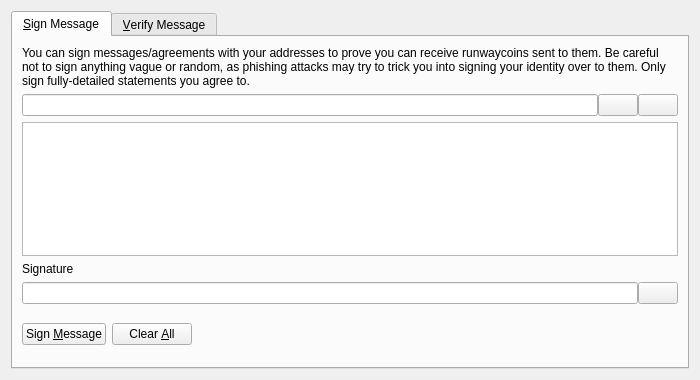
<?xml version="1.0" encoding="UTF-8"?>
<ui version="4.0">
 <class>SignVerifyMessageDialog</class>
 <widget class="QDialog" name="SignVerifyMessageDialog">
  <property name="geometry">
   <rect>
    <x>0</x>
    <y>0</y>
    <width>700</width>
    <height>380</height>
   </rect>
  </property>
  <property name="windowTitle">
   <string>Signatures - Sign / Verify a Message</string>
  </property>
  <property name="modal">
   <bool>true</bool>
  </property>
  <layout class="QVBoxLayout" name="verticalLayout">
   <item>
    <widget class="QTabWidget" name="tabWidget">
     <property name="currentIndex">
      <number>0</number>
     </property>
     <widget class="QWidget" name="tabSignMessage">
      <attribute name="title">
       <string>&amp;Sign Message</string>
      </attribute>
      <layout class="QVBoxLayout" name="verticalLayout_SM">
       <item>
        <widget class="QLabel" name="infoLabel_SM">
         <property name="text">
          <string>You can sign messages/agreements with your addresses to prove you can receive runwaycoins sent to them. Be careful not to sign anything vague or random, as phishing attacks may try to trick you into signing your identity over to them. Only sign fully-detailed statements you agree to.</string>
         </property>
         <property name="textFormat">
          <enum>Qt::PlainText</enum>
         </property>
         <property name="wordWrap">
          <bool>true</bool>
         </property>
        </widget>
       </item>
       <item>
        <layout class="QHBoxLayout" name="horizontalLayout_1_SM">
         <property name="spacing">
          <number>0</number>
         </property>
         <item>
          <widget class="QValidatedLineEdit" name="addressIn_SM">
           <property name="toolTip">
            <string>The runwaycoin address to sign the message with</string>
           </property>
          </widget>
         </item>
         <item>
          <widget class="QPushButton" name="addressBookButton_SM">
           <property name="toolTip">
            <string>Choose previously used address</string>
           </property>
           <property name="text">
            <string/>
           </property>
           <property name="icon">
            <iconset resource="../bitcoin.qrc">
             <normaloff>:/icons/address-book</normaloff>:/icons/address-book</iconset>
           </property>
           <property name="shortcut">
            <string>Alt+A</string>
           </property>
           <property name="autoDefault">
            <bool>false</bool>
           </property>
          </widget>
         </item>
         <item>
          <widget class="QPushButton" name="pasteButton_SM">
           <property name="toolTip">
            <string>Paste address from clipboard</string>
           </property>
           <property name="text">
            <string/>
           </property>
           <property name="icon">
            <iconset resource="../bitcoin.qrc">
             <normaloff>:/icons/editpaste</normaloff>:/icons/editpaste</iconset>
           </property>
           <property name="shortcut">
            <string>Alt+P</string>
           </property>
           <property name="autoDefault">
            <bool>false</bool>
           </property>
          </widget>
         </item>
        </layout>
       </item>
       <item>
        <widget class="QPlainTextEdit" name="messageIn_SM">
         <property name="toolTip">
          <string>Enter the message you want to sign here</string>
         </property>
        </widget>
       </item>
       <item>
        <widget class="QLabel" name="signatureLabel_SM">
         <property name="text">
          <string>Signature</string>
         </property>
         <property name="textFormat">
          <enum>Qt::PlainText</enum>
         </property>
        </widget>
       </item>
       <item>
        <layout class="QHBoxLayout" name="horizontalLayout_2_SM">
         <property name="spacing">
          <number>0</number>
         </property>
         <item>
          <widget class="QLineEdit" name="signatureOut_SM">
           <property name="font">
            <font>
             <italic>true</italic>
            </font>
           </property>
           <property name="readOnly">
            <bool>true</bool>
           </property>
          </widget>
         </item>
         <item>
          <widget class="QPushButton" name="copySignatureButton_SM">
           <property name="toolTip">
            <string>Copy the current signature to the system clipboard</string>
           </property>
           <property name="text">
            <string/>
           </property>
           <property name="icon">
            <iconset resource="../bitcoin.qrc">
             <normaloff>:/icons/editcopy</normaloff>:/icons/editcopy</iconset>
           </property>
           <property name="autoDefault">
            <bool>false</bool>
           </property>
          </widget>
         </item>
        </layout>
       </item>
       <item>
        <layout class="QHBoxLayout" name="horizontalLayout_3_SM">
         <item>
          <widget class="QPushButton" name="signMessageButton_SM">
           <property name="toolTip">
            <string>Sign the message to prove you own this runwaycoin address</string>
           </property>
           <property name="text">
            <string>Sign &amp;Message</string>
           </property>
           <property name="icon">
            <iconset resource="../bitcoin.qrc">
             <normaloff>:/icons/edit</normaloff>:/icons/edit</iconset>
           </property>
           <property name="autoDefault">
            <bool>false</bool>
           </property>
          </widget>
         </item>
         <item>
          <widget class="QPushButton" name="clearButton_SM">
           <property name="toolTip">
            <string>Reset all sign message fields</string>
           </property>
           <property name="text">
            <string>Clear &amp;All</string>
           </property>
           <property name="icon">
            <iconset resource="../bitcoin.qrc">
             <normaloff>:/icons/remove</normaloff>:/icons/remove</iconset>
           </property>
           <property name="autoDefault">
            <bool>false</bool>
           </property>
          </widget>
         </item>
         <item>
          <spacer name="horizontalSpacer_1_SM">
           <property name="orientation">
            <enum>Qt::Horizontal</enum>
           </property>
           <property name="sizeHint" stdset="0">
            <size>
             <width>40</width>
             <height>48</height>
            </size>
           </property>
          </spacer>
         </item>
         <item>
          <widget class="QLabel" name="statusLabel_SM">
           <property name="font">
            <font>
             <weight>75</weight>
             <bold>true</bold>
            </font>
           </property>
           <property name="text">
            <string/>
           </property>
           <property name="wordWrap">
            <bool>true</bool>
           </property>
          </widget>
         </item>
         <item>
          <spacer name="horizontalSpacer_2_SM">
           <property name="orientation">
            <enum>Qt::Horizontal</enum>
           </property>
           <property name="sizeHint" stdset="0">
            <size>
             <width>40</width>
             <height>48</height>
            </size>
           </property>
          </spacer>
         </item>
        </layout>
       </item>
      </layout>
     </widget>
     <widget class="QWidget" name="tabVerifyMessage">
      <attribute name="title">
       <string>&amp;Verify Message</string>
      </attribute>
      <layout class="QVBoxLayout" name="verticalLayout_VM">
       <item>
        <widget class="QLabel" name="infoLabel_VM">
         <property name="text">
          <string>Enter the receiver's address, message (ensure you copy line breaks, spaces, tabs, etc. exactly) and signature below to verify the message. Be careful not to read more into the signature than what is in the signed message itself, to avoid being tricked by a man-in-the-middle attack. Note that this only proves the signing party receives with the address, it cannot prove sendership of any transaction!</string>
         </property>
         <property name="textFormat">
          <enum>Qt::PlainText</enum>
         </property>
         <property name="alignment">
          <set>Qt::AlignLeading|Qt::AlignLeft|Qt::AlignTop</set>
         </property>
         <property name="wordWrap">
          <bool>true</bool>
         </property>
        </widget>
       </item>
       <item>
        <layout class="QHBoxLayout" name="horizontalLayout_1_VM">
         <property name="spacing">
          <number>0</number>
         </property>
         <item>
          <widget class="QValidatedLineEdit" name="addressIn_VM">
           <property name="toolTip">
            <string>The runwaycoin address the message was signed with</string>
           </property>
          </widget>
         </item>
         <item>
          <widget class="QPushButton" name="addressBookButton_VM">
           <property name="toolTip">
            <string>Choose previously used address</string>
           </property>
           <property name="text">
            <string/>
           </property>
           <property name="icon">
            <iconset resource="../bitcoin.qrc">
             <normaloff>:/icons/address-book</normaloff>:/icons/address-book</iconset>
           </property>
           <property name="shortcut">
            <string>Alt+A</string>
           </property>
           <property name="autoDefault">
            <bool>false</bool>
           </property>
          </widget>
         </item>
        </layout>
       </item>
       <item>
        <widget class="QPlainTextEdit" name="messageIn_VM"/>
       </item>
       <item>
        <widget class="QValidatedLineEdit" name="signatureIn_VM"/>
       </item>
       <item>
        <layout class="QHBoxLayout" name="horizontalLayout_2_VM">
         <item>
          <widget class="QPushButton" name="verifyMessageButton_VM">
           <property name="toolTip">
            <string>Verify the message to ensure it was signed with the specified runwaycoin address</string>
           </property>
           <property name="text">
            <string>Verify &amp;Message</string>
           </property>
           <property name="icon">
            <iconset resource="../bitcoin.qrc">
             <normaloff>:/icons/transaction_0</normaloff>:/icons/transaction_0</iconset>
           </property>
           <property name="autoDefault">
            <bool>false</bool>
           </property>
          </widget>
         </item>
         <item>
          <widget class="QPushButton" name="clearButton_VM">
           <property name="toolTip">
            <string>Reset all verify message fields</string>
           </property>
           <property name="text">
            <string>Clear &amp;All</string>
           </property>
           <property name="icon">
            <iconset resource="../bitcoin.qrc">
             <normaloff>:/icons/remove</normaloff>:/icons/remove</iconset>
           </property>
           <property name="autoDefault">
            <bool>false</bool>
           </property>
          </widget>
         </item>
         <item>
          <spacer name="horizontalSpacer_1_VM">
           <property name="orientation">
            <enum>Qt::Horizontal</enum>
           </property>
           <property name="sizeHint" stdset="0">
            <size>
             <width>40</width>
             <height>48</height>
            </size>
           </property>
          </spacer>
         </item>
         <item>
          <widget class="QLabel" name="statusLabel_VM">
           <property name="font">
            <font>
             <weight>75</weight>
             <bold>true</bold>
            </font>
           </property>
           <property name="text">
            <string/>
           </property>
           <property name="wordWrap">
            <bool>true</bool>
           </property>
          </widget>
         </item>
         <item>
          <spacer name="horizontalSpacer_2_VM">
           <property name="orientation">
            <enum>Qt::Horizontal</enum>
           </property>
           <property name="sizeHint" stdset="0">
            <size>
             <width>40</width>
             <height>48</height>
            </size>
           </property>
          </spacer>
         </item>
        </layout>
       </item>
      </layout>
     </widget>
    </widget>
   </item>
  </layout>
 </widget>
 <customwidgets>
  <customwidget>
   <class>QValidatedLineEdit</class>
   <extends>QLineEdit</extends>
   <header>qvalidatedlineedit.h</header>
  </customwidget>
 </customwidgets>
 <resources>
  <include location="../bitcoin.qrc"/>
 </resources>
 <connections/>
</ui>
